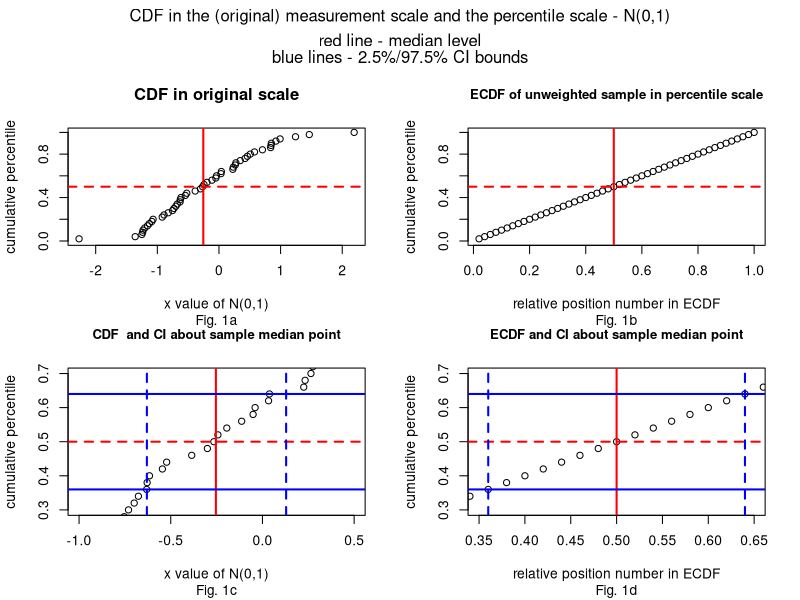
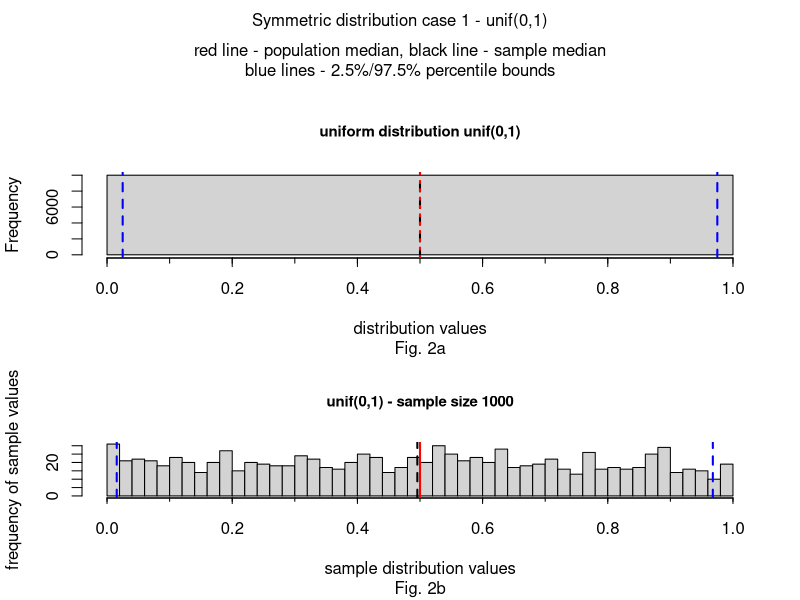
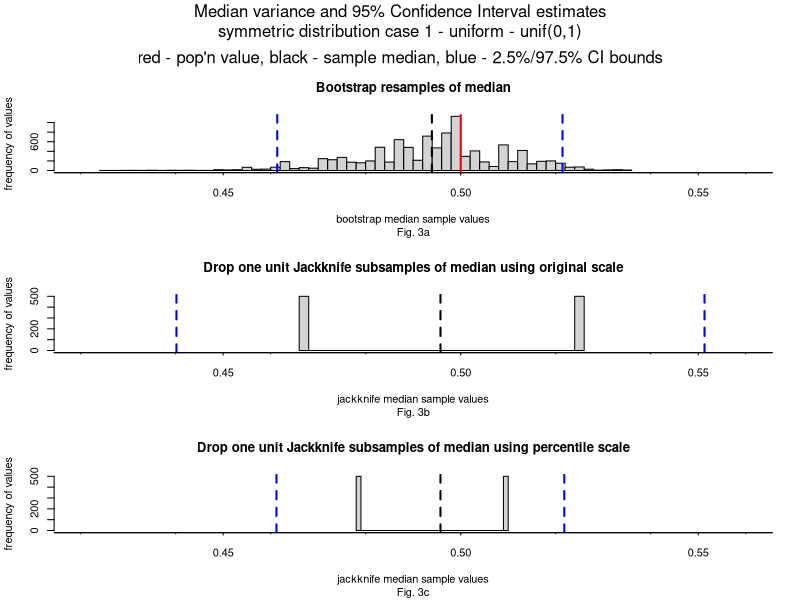
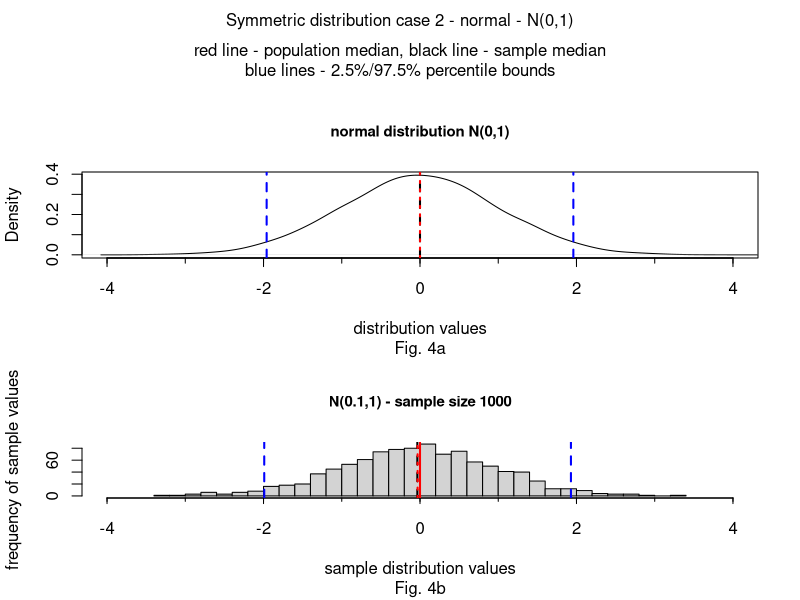
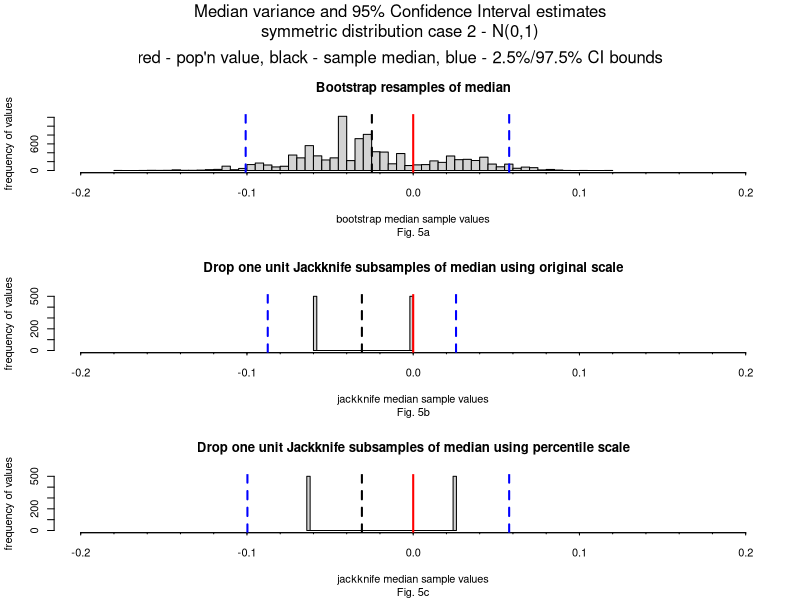
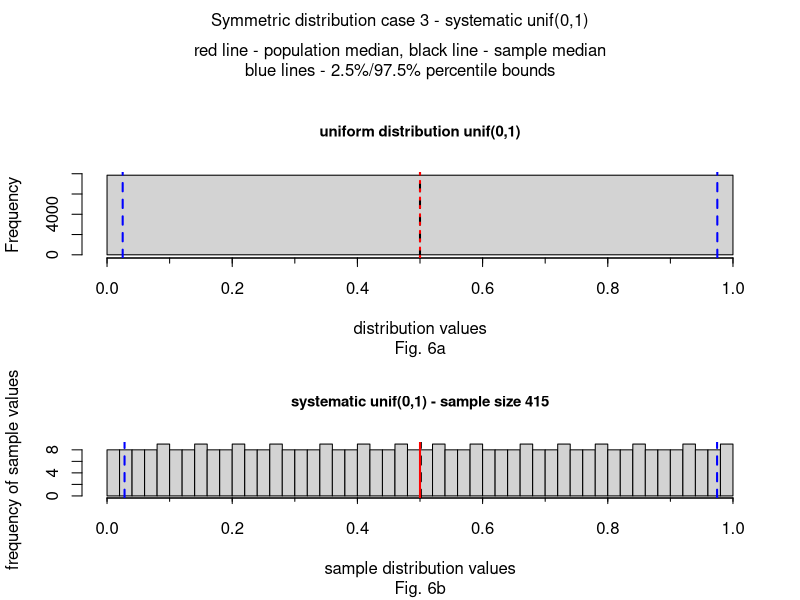
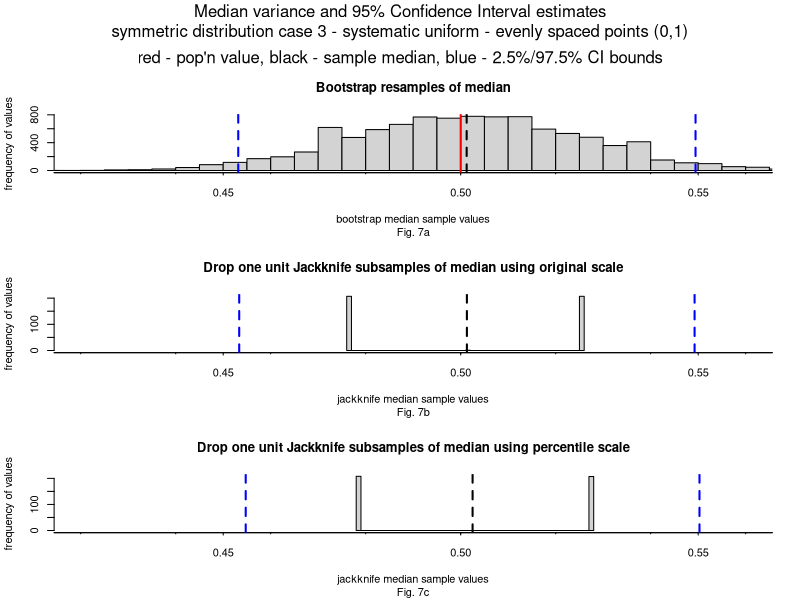
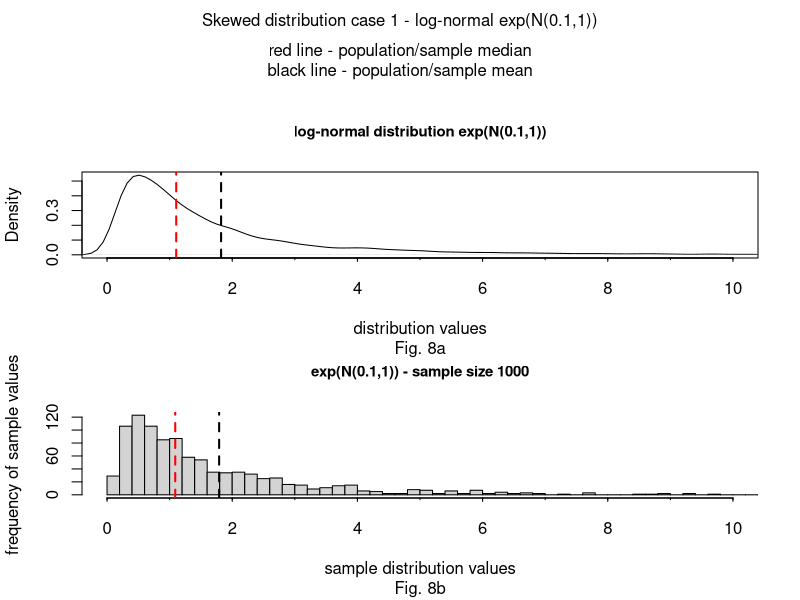

Write the R code that produced these figures, in order.
## ---- chunk 1

set.seed(2618)
samp <- rnorm(50,0,1)
Fn <- ecdf(samp)
yval <- Fn(samp)

setdata <- as.data.frame(cbind(samp,yval))
setdata <- setdata[order(setdata[,"yval"]),]
#length(setdata)
setdata[,3] <- as.vector(c(1:50)/50)
#head(setdata)

colnames(setdata) <- c("orig scale","cdf value","percentscale")

library(boot)
stat <- function(x, i) {median(x[i])}
boot.out <- boot(data = setdata[,1],
                 statistic = stat,
                 R = 10000)
# boot.ci(boot.out)
# print("mean of bootstrap samples")
# mean(boot.out$t)
# median(boot.out$t)
# print("standard error of bootstrap samples")
# sd(boot.out$t)
outboot <- quantile(boot.out$t,probs=c(.025,.15865,.5,.6827,.975))


n <- length(samp)
theta <- median(samp)
jkinv <- sapply(1 : n,
             function(i) {Fn <- ecdf(samp[-i]);
                             Fn(theta)}
)

thetaBarinv <- mean(jkinv)
jkexpinv <- (jkinv-thetaBarinv)*sqrt(n)+thetaBarinv
jkexpandinv <- quantile(samp,jkexpinv) 
#head(jkexpandinv)
biasEstinv <- (n - 1) * (thetaBarinv - theta)
seEstinv <- sqrt((n - 1) * mean((jkinv - thetaBarinv)^2))


par(mfrow=c(2,2))
par(fig=c(0,0.5,0.45,0.9))

plot(y=yval,x=samp,ylim=c(0,1),main="CDF in original scale",xlab="x value of N(0,1)",ylab="cumulative percentile",sub="Fig. 1a")
abline(h=0.5,col="red",lwd=2,lty=2)
abline(v=median(samp),col="red",lwd=2,lty=1)


par(fig=c(0.5,1,0.45,0.9), new=TRUE)
plot(y=setdata[,"cdf value"],x=setdata[,"percentscale"],ylim=c(0,1),main="ECDF of unweighted sample in percentile scale",xlab="relative position number in ECDF",ylab="cumulative percentile",cex.main=0.95,sub="Fig. 1b")
abline(h=0.5,col="red",lwd=2,lty=2)
abline(v=0.5,col="red",lwd=2,lty=1)


par(fig=c(0,0.5,0,0.5), new=TRUE)

plot(y=yval,x=samp,xlim=c(-1,.5),ylim=c(.3,.7),main="CDF  and CI about sample median point",xlab="x value of N(0,1)",ylab="cumulative percentile",cex.main=0.95,sub="Fig. 1c")
abline(h=0.5,col="red",lwd=2,lty=2)
abline(v=median(samp),col="red",lwd=2,lty=1)
abline(v=outboot[1],col="blue",lwd=2,lty=2)
abline(v=outboot[5],col="blue",lwd=2,lty=2)
Fn <- ecdf(samp)
abline(h=Fn(outboot[1]),col="blue",lwd=2,lty=1)
abline(h=Fn(outboot[5]),col="blue",lwd=2,lty=1)

par(fig=c(0.5,1,0,0.5), new=TRUE)
plot(y=setdata[,"cdf value"],x=setdata[,"percentscale"],xlim=c(.35,.65),ylim=c(.3,.7),main="ECDF and CI about sample median point",xlab="relative position number in ECDF",ylab="cumulative percentile",cex.main=0.95,sub="Fig. 1d")
abline(h=0.5,col="red",lwd=2,lty=2)
abline(v=0.5,col="red",lwd=2,lty=1)
abline(v=0.5-1.96*seEstinv,col="blue",lwd=2,lty=2)
abline(v=0.5+1.96*seEstinv,col="blue",lwd=2,lty=2)
abline(h=0.5-1.96*seEstinv,col="blue",lwd=2,lty=1)
abline(h=0.5+1.96*seEstinv,col="blue",lwd=2,lty=1)


mtext("CDF in the (original) measurement scale and the percentile scale - N(0,1)", side=3, outer=TRUE, line=-1.5)
mtext("red line - median level", side=3, outer=TRUE, line=-3)
mtext("blue lines - 2.5%/97.5% CI bounds", side=3, outer=TRUE, line=-4)

## ---- chunk 2

setwd("d:/courses/research/variance")

# small sample size 1000 
set.seed(971)
symm <- runif(1000,0,1)

library(boot)
stat <- function(x, i) {median(x[i])}
boot.out <- boot(data = symm,
                 statistic = stat,
                 R = 10000)
boot.ci(boot.out)
print("mean of bootstrap samples")
mean(boot.out$t)
print("standard error of bootstrap samples")
sd(boot.out$t)
outboot <- quantile(boot.out$t,probs=c(.025,.15865,.5,.6827,.975))




par(mfrow=c(2,1))
par(fig=c(0,1,0.4,0.85))

#large sample size
set.seed(92513)
symmdist <- runif(10000,0,1)
hist(symmdist,breaks=1,xlim=c(0,1),main="uniform distribution unif(0,1)",xaxt="n",sub="Fig. 2a",xlab="distribution values",cex.main=0.9)
axis(1, at=seq(0,1,.1), label=F, tick=T, tck=-.06)
axis(1, at=seq(0,1,.2), tck=-.1)

abline(v=0.5,col="black",lwd=2,lty=2)
abline(v=0.5,col="red",lwd=2,lty=3)
abline(v=0.025,col="blue",lwd=2,lty=2)
abline(v=0.975,col="blue",lwd=2,lty=2)

par(fig=c(0,1,0,0.4), new=TRUE)

hist(symm,breaks=40,xlim=c(0,1),main="unif(0,1) - sample size 1000",xaxt="n",sub="Fig. 2b",xlab="sample distribution values",ylab="frequency of sample values",cex.main=0.9)
meannormsamp <- mean(symm)
mednormsamp <- median(symm)
axis(1, at=seq(0,1,.1), label=F, tick=T, tck=-.06)
axis(1, at=seq(0,1,.2), tck=-.1)
abline(v=mednormsamp,col="black",lwd=2,lty=2)
abline(v=0.5,col="red",lwd=2,lty=1)
abline(v=quantile(symm,probs=c(.025)),col="blue",lwd=2,lty=2)
abline(v=quantile(symm,probs=c(.975)),col="blue",lwd=2,lty=2)

mtext("Symmetric distribution case 1 - unif(0,1)", side=3, outer=TRUE, line=-1.5)
mtext("red line - population median, black line - sample median", side=3, outer=TRUE, line=-3)
mtext("blue lines - 2.5%/97.5% percentile bounds", side=3, outer=TRUE, line=-4)




# jackknife calculations in original scale of observations


n <- length(symm)
theta <- median(symm)
jk <- sapply(1 : n,
             function(i) median(symm[-i])
)
thetaBar <- mean(jk)
jkexpand <- (jk-thetaBar)*sqrt(n)+thetaBar
biasEst <- (n - 1) * (thetaBar - theta)
seEst <- sqrt((n - 1) * mean((jk - thetaBar)^2))
print("jackknife median estimate using calculations in original scale")
thetaBar
print("jackknife median CI lower bound using calculations in original scale")
thetaBar-1.96*seEst
print("jackknife median CI upper bound using calculations in original scale")
thetaBar+1.96*seEst



# jackknife calculations in percentile scale and then backtransforming results to observed scale 


n <- length(symm)
theta <- median(symm)
jkinv <- sapply(1 : n,
             function(i) {Fn <- ecdf(symm[-i]);
                             Fn(theta)}
)
#head(jkinv)

thetaBarinv <- mean(jkinv)
jkexpinv <- (jkinv-thetaBarinv)*sqrt(n)+thetaBarinv
jkexpandinv <- quantile(symm,jkexpinv) 
#head(jkexpandinv)
biasEstinv <- (n - 1) * (thetaBarinv - theta)
seEstinv <- sqrt((n - 1) * mean((jkinv - thetaBarinv)^2))

print("")
print("jackknife median estimate using calculations in percentile scale")
print("and then backtransformed to original scale")
quantile(symm,thetaBarinv)
print("jackknife median estimate lower bound using calculations in ")
print("percentile scale and then backtransformed to original scale")
quantile(symm,thetaBarinv-1.96*seEstinv)
print("jackknife median estimate upper bound using calculations in ")
print("percentile scale and then backtransformed to original scale")
quantile(symm,thetaBarinv+1.96*seEstinv)


par(mfrow=c(3,1))
par(fig=c(0,1,0.6,0.9))

hist(boot.out$t,breaks=60,xlim=c(.42,.56),main="Bootstrap resamples of median",xaxt="n",sub="Fig. 3a",xlab="bootstrap median sample values",ylab="frequency of values",)
medianest <- mean(boot.out$t)
axis(1, at=seq(.4,.6,.02), label=F, tick=T, tck=-.02)
axis(1, at=seq(.4,.6,.05), tck=-.04)
abline(v=medianest,col="black",lwd=2,lty=2)
abline(v=0.5,col="red",lwd=2,lty=1)
abline(v=outboot[1],col="blue",lwd=2,lty=2)
abline(v=outboot[5],col="blue",lwd=2,lty=2)


par(fig=c(0,1,0.3,0.6), new=TRUE)
hist(jkexpand,breaks=40,xlim=c(.42,.56),main="Drop one unit Jackknife subsamples of median using original scale",xaxt="n",sub="Fig. 3b",xlab="jackknife median sample values",ylab="frequency of values",)
 
axis(1, at=seq(.4,.6,.02), label=F, tick=T, tck=-.02)
axis(1, at=seq(.4,.6,.05), tck=-.04)
abline(v=thetaBar,col="black",lwd=2,lty=2)
abline(v=0,col="red",lwd=2,lty=1)
abline(v=thetaBar-1.96*seEst,col="blue",lwd=2,lty=2)
abline(v=thetaBar+1.96*seEst,col="blue",lwd=2,lty=2)



par(fig=c(0,1,0,0.3), new=TRUE)
hist(jkexpandinv,breaks=40,xlim=c(.42,.56),main="Drop one unit Jackknife subsamples of median using percentile scale",xaxt="n",sub="Fig. 3c",xlab="jackknife median sample values",ylab="frequency of values",)
 
axis(1, at=seq(.4,.6,.02), label=F, tick=T, tck=-.02)
axis(1, at=seq(.4,.6,.05), tck=-.04)
abline(v=quantile(symm,thetaBarinv),col="black",lwd=2,lty=2)
abline(v=0,col="red",lwd=2,lty=1)
abline(v=quantile(symm,thetaBarinv-1.96*seEstinv),col="blue",lwd=2,lty=2)
abline(v=quantile(symm,thetaBarinv+1.96*seEstinv),col="blue",lwd=2,lty=2)

mtext("Median variance and 95% Confidence Interval estimates", side=3, outer=TRUE, line=-1.5)
mtext("symmetric distribution case 1 - uniform - unif(0,1)", side=3, outer=TRUE, line=-3)
mtext("red - pop'n value, black - sample median, blue - 2.5%/97.5% CI bounds", side=3, outer=TRUE, line=-5)

## ---- chunk 3
setwd("d:/courses/research/variance")

par(mfrow=c(2,1))
par(fig=c(0,1,0.4,0.85))

#large sample size
set.seed(92513)
symm <- rnorm(10000,0,1)
plot(density(symm,bw=.2),xlim=c(-4,4),main="normal distribution N(0,1)",xaxt="n",sub="Fig. 4a",xlab="distribution values",cex.main=0.9)
axis(1, at=seq(-4,4), label=F, tick=T, tck=-.06)
axis(1, at=seq(-4,4,2), tck=-.1)

abline(v=0,col="black",lwd=2,lty=2)
abline(v=0,col="red",lwd=2,lty=3)
abline(v=0-1.96*1,col="blue",lwd=2,lty=2)
abline(v=0+1.96*1,col="blue",lwd=2,lty=2)

# small sample size 1000 
set.seed(971)
symm <- rnorm(1000,0,1)
par(fig=c(0,1,0,0.4), new=TRUE)

hist(symm,breaks=40,xlim=c(-4,4),main="N(0.1,1) - sample size 1000",xaxt="n",sub="Fig. 4b",xlab="sample distribution values",ylab="frequency of sample values",cex.main=0.9)
meannormsamp <- mean(symm)
mednormsamp <- median(symm)
axis(1, at=seq(-4,4), label=F, tick=T, tck=-.06)
axis(1, at=seq(-4,4,2), tck=-.1)
abline(v=meannormsamp,col="black",lwd=2,lty=2)
abline(v=mednormsamp,col="red",lwd=2,lty=3)
abline(v=0,col="red",lwd=2,lty=1)
abline(v=mednormsamp-1.96*1,col="blue",lwd=2,lty=2)
abline(v=mednormsamp+1.96*1,col="blue",lwd=2,lty=2)

mtext("Symmetric distribution case 2 - normal - N(0,1)", side=3, outer=TRUE, line=-1.5)
mtext("red line - population median, black line - sample median", side=3, outer=TRUE, line=-3)
mtext("blue lines - 2.5%/97.5% percentile bounds", side=3, outer=TRUE, line=-4)

## ---- chunk 4

library(boot)
stat <- function(x, i) {median(x[i])}
boot.out <- boot(data = symm,
                 statistic = stat,
                 R = 10000)
boot.ci(boot.out)
 mean(boot.out$t)
 sd(boot.out$t)
outboot <- quantile(boot.out$t,probs=c(.025,.15865,.5,.6827,.975))
#outboot

par(mfrow=c(3,1))
par(fig=c(0,1,0.6,0.9))

hist(boot.out$t,breaks=60,xlim=c(-.2,.2),main="Bootstrap resamples of median",xaxt="n",sub="Fig. 5a",xlab="bootstrap median sample values",ylab="frequency of values",)
medianest <- mean(boot.out$t)
axis(1, at=seq(-.2,.2,.02), label=F, tick=T, tck=-.02)
axis(1, at=seq(-.2,.2,.1), tck=-.04)
abline(v=medianest,col="black",lwd=2,lty=2)
abline(v=0,col="red",lwd=2,lty=1)
abline(v=outboot[1],col="blue",lwd=2,lty=2)
abline(v=outboot[5],col="blue",lwd=2,lty=2)

n <- length(symm)
theta <- median(symm)
jk <- sapply(1 : n,
             function(i) median(symm[-i])
)
thetaBar <- mean(jk)
jkexpand <- (jk-thetaBar)*sqrt(n)+thetaBar
biasEst <- (n - 1) * (thetaBar - theta)
seEst <- sqrt((n - 1) * mean((jk - thetaBar)^2))
print("jackknife estimate based on original scale")
thetaBar
thetaBar-1.96*seEst
thetaBar+1.96*seEst

par(fig=c(0,1,0.3,0.6), new=TRUE)
hist(jkexpand,breaks=40,xlim=c(-.2,.2),main="Drop one unit Jackknife subsamples of median using original scale",xaxt="n",sub="Fig. 5b",xlab="jackknife median sample values",ylab="frequency of values",)
 
axis(1, at=seq(-.2,.2,.02), label=F, tick=T, tck=-.02)
axis(1, at=seq(-.2,.2,.1), tck=-.04)
abline(v=thetaBar,col="black",lwd=2,lty=2)
abline(v=0,col="red",lwd=2,lty=1)
abline(v=thetaBar-1.96*seEst,col="blue",lwd=2,lty=2)
abline(v=thetaBar+1.96*seEst,col="blue",lwd=2,lty=2)


n <- length(symm)
theta <- median(symm)
jkinv <- sapply(1 : n,
             function(i) {Fn <- ecdf(symm[-i]);
                             Fn(theta)}
)
#head(jkinv)

thetaBar <- mean(jkinv)
#thetaBar
jkexpinv <- (jkinv-thetaBar)*sqrt(n)+thetaBar
jkexpand <- quantile(symm,jkexpinv) 
#head(jkexpand)
biasEst <- (n - 1) * (thetaBar - theta)
seEst <- sqrt((n - 1) * mean((jkinv - thetaBar)^2))
print("jackknife estimates based on percentile scale")
quantile(symm,thetaBar)
quantile(symm,thetaBar-1.96*seEst)
quantile(symm,thetaBar+1.96*seEst)

par(fig=c(0,1,0,0.3), new=TRUE)
hist(jkexpand,breaks=40,xlim=c(-.2,.2),main="Drop one unit Jackknife subsamples of median using percentile scale",xaxt="n",sub="Fig. 5c",xlab="jackknife median sample values",ylab="frequency of values",)
 
axis(1, at=seq(-.2,.2,.02), label=F, tick=T, tck=-.02)
axis(1, at=seq(-.2,.2,.1), tck=-.04)
abline(v=quantile(symm,thetaBar),col="black",lwd=2,lty=2)
abline(v=0,col="red",lwd=2,lty=1)
abline(v=quantile(symm,thetaBar-1.96*seEst),col="blue",lwd=2,lty=2)
abline(v=quantile(symm,thetaBar+1.96*seEst),col="blue",lwd=2,lty=2)

mtext("Median variance and 95% Confidence Interval estimates", side=3, outer=TRUE, line=-1.5)
mtext("symmetric distribution case 2 - N(0,1)", side=3, outer=TRUE, line=-3)
mtext("red - pop'n value, black - sample median, blue - 2.5%/97.5% CI bounds", side=3, outer=TRUE, line=-5)

## ---- chunk 5

setwd("d:/courses/research/variance")

# small sample size random between 300-1000
set.seed(6971)
symmstart <- runif(1,0.001,.0033333)
symmskip <- runif(1,0.001,.0033333)
symm <- seq(symmstart,1,symmskip)
#symm

library(boot)
stat <- function(x, i) {median(x[i])}
boot.out <- boot(data = symm,
                 statistic = stat,
                 R = 10000)
boot.ci(boot.out)
print("mean of bootstrap samples")
mean(boot.out$t)
print("standard error of bootstrap samples")
sd(boot.out$t)
outboot <- quantile(boot.out$t,probs=c(.025,.15865,.5,.6827,.975))




par(mfrow=c(2,1))
par(fig=c(0,1,0.4,0.85))

#large sample size using sample size between 6000-20000
set.seed(513)
symmdiststart <- runif(1,0.001,.0033333)/20
symmdistskip <- runif(1,0.001,.0033333)/20
symmdist <- seq(symmdiststart,1,symmdistskip)
hist(symmdist,breaks=1,xlim=c(0,1),main="uniform distribution unif(0,1)",xaxt="n",sub="Fig. 6a",xlab="distribution values",cex.main=0.9)
axis(1, at=seq(0,1,.1), label=F, tick=T, tck=-.06)
axis(1, at=seq(0,1,.2), tck=-.1)

abline(v=0.5,col="black",lwd=2,lty=2)
abline(v=0.5,col="red",lwd=2,lty=3)
abline(v=0.025,col="blue",lwd=2,lty=2)
abline(v=0.975,col="blue",lwd=2,lty=2)

par(fig=c(0,1,0,0.4), new=TRUE)

hist(symm,breaks=60,xlim=c(0,1),main="systematic unif(0,1) - sample size 415",xaxt="n",sub="Fig. 6b",xlab="sample distribution values",ylab="frequency of sample values",cex.main=0.9)
meannormsamp <- mean(symm)
mednormsamp <- median(symm)
axis(1, at=seq(0,1,.1), label=F, tick=T, tck=-.06)
axis(1, at=seq(0,1,.2), tck=-.1)
abline(v=mednormsamp,col="black",lwd=2,lty=2)
abline(v=0.5,col="red",lwd=2,lty=1)
abline(v=quantile(symm,probs=c(.025)),col="blue",lwd=2,lty=2)
abline(v=quantile(symm,probs=c(.975)),col="blue",lwd=2,lty=2)

mtext("Symmetric distribution case 3 - systematic unif(0,1)", side=3, outer=TRUE, line=-1.5)
mtext("red line - population median, black line - sample median", side=3, outer=TRUE, line=-3)
mtext("blue lines - 2.5%/97.5% percentile bounds", side=3, outer=TRUE, line=-4)




# jackknife calculations in original scale of observations


n <- length(symm)
theta <- median(symm)
jk <- sapply(1 : n,
             function(i) median(symm[-i])
)
thetaBar <- mean(jk)
jkexpand <- (jk-thetaBar)*sqrt(n)+thetaBar
biasEst <- (n - 1) * (thetaBar - theta)
seEst <- sqrt((n - 1) * mean((jk - thetaBar)^2))
print("jackknife median estimate using calculations in original scale")
thetaBar
print("jackknife median CI lower bound using calculations in original scale")
thetaBar-1.96*seEst
print("jackknife median CI upper bound using calculations in original scale")
thetaBar+1.96*seEst



# jackknife calculations in percentile scale and then backtransforming results to observed scale 


n <- length(symm)
theta <- median(symm)
jkinv <- sapply(1 : n,
             function(i) {Fn <- ecdf(symm[-i]);
                             Fn(theta)}
)
#head(jkinv)

thetaBarinv <- mean(jkinv)
jkexpinv <- (jkinv-thetaBarinv)*sqrt(n)+thetaBarinv
jkexpandinv <- quantile(symm,jkexpinv) 
#head(jkexpandinv)
biasEstinv <- (n - 1) * (thetaBarinv - theta)
seEstinv <- sqrt((n - 1) * mean((jkinv - thetaBarinv)^2))

print("")
print("jackknife median estimate using calculations in percentile scale ")
print("and then backtransformed to original scale")
quantile(symm,thetaBarinv)
print("jackknife median estimate lower bound using calculations in ")
print("percentile scale and then backtransformed to original scale")
quantile(symm,thetaBarinv-1.96*seEstinv)
print("jackknife median estimate upper bound using calculations in ")
print("percentile scale and then backtransformed to original scale")
quantile(symm,thetaBarinv+1.96*seEstinv)


par(mfrow=c(3,1))
par(fig=c(0,1,0.6,0.9))

hist(boot.out$t,breaks=60,xlim=c(.42,.56),main="Bootstrap resamples of median",xaxt="n",sub="Fig. 7a",xlab="bootstrap median sample values",ylab="frequency of values",)
medianest <- mean(boot.out$t)
axis(1, at=seq(.4,.6,.02), label=F, tick=T, tck=-.02)
axis(1, at=seq(.4,.6,.05), tck=-.04)
abline(v=medianest,col="black",lwd=2,lty=2)
abline(v=0.5,col="red",lwd=2,lty=1)
abline(v=outboot[1],col="blue",lwd=2,lty=2)
abline(v=outboot[5],col="blue",lwd=2,lty=2)


par(fig=c(0,1,0.3,0.6), new=TRUE)
hist(jkexpand,breaks=40,xlim=c(.42,.56),main="Drop one unit Jackknife subsamples of median using original scale",xaxt="n",sub="Fig. 7b",xlab="jackknife median sample values",ylab="frequency of values",)
 
axis(1, at=seq(.4,.6,.02), label=F, tick=T, tck=-.02)
axis(1, at=seq(.4,.6,.05), tck=-.04)
abline(v=thetaBar,col="black",lwd=2,lty=2)
abline(v=0,col="red",lwd=2,lty=1)
abline(v=thetaBar-1.96*seEst,col="blue",lwd=2,lty=2)
abline(v=thetaBar+1.96*seEst,col="blue",lwd=2,lty=2)



par(fig=c(0,1,0,0.3), new=TRUE)
hist(jkexpandinv,breaks=40,xlim=c(.42,.56),main="Drop one unit Jackknife subsamples of median using percentile scale",xaxt="n",sub="Fig. 7c",xlab="jackknife median sample values",ylab="frequency of values",)
 
axis(1, at=seq(.4,.6,.02), label=F, tick=T, tck=-.02)
axis(1, at=seq(.4,.6,.05), tck=-.04)
abline(v=quantile(symm,thetaBarinv),col="black",lwd=2,lty=2)
abline(v=0,col="red",lwd=2,lty=1)
abline(v=quantile(symm,thetaBarinv-1.96*seEst),col="blue",lwd=2,lty=2)
abline(v=quantile(symm,thetaBarinv+1.96*seEst),col="blue",lwd=2,lty=2)

mtext("Median variance and 95% Confidence Interval estimates", side=3, outer=TRUE, line=-1.5)
mtext("symmetric distribution case 3 - systematic uniform - evenly spaced points (0,1)", side=3, outer=TRUE, line=-3)
mtext("red - pop'n value, black - sample median, blue - 2.5%/97.5% CI bounds", side=3, outer=TRUE, line=-5)

## ---- chunk 6
setwd("d:/courses/research/variance")

par(mfrow=c(2,1))
par(fig=c(0,1,0.4,0.85))

#large sample size
set.seed(92513)
skewed <- exp(rnorm(10000,0.1,1))
plot(density(skewed,bw=.16),xlim=c(0,10),main="log-normal distribution exp(N(0.1,1))",xaxt="n",sub="Fig. 8a",xlab="distribution values",cex.main=0.9)
axis(1, at=seq(0,10), label=F, tick=T, tck=-.02)
axis(1, at=seq(0,10,2), tck=-.04)

abline(v=exp(0.1),col="red",lwd=2,lty=2)
abline(v=exp(0.1+1/2),col="black",lwd=2,lty=2)

# small sample size 1000 
set.seed(6971)
skewed <- exp(rnorm(1000,0.1,1))
par(fig=c(0,1,0,0.45), new=TRUE)

hist(skewed,breaks=101,xlim=c(0,10),main="exp(N(0.1,1)) - sample size 1000",xaxt="n",sub="Fig. 8b",xlab="sample distribution values",ylab="frequency of sample values",cex.main=0.9)
meanlognormsamp <- mean(sort(skewed))
medlognormsamp <- median(skewed)
axis(1, at=seq(0,10), label=F, tick=T, tck=-.02)
axis(1, at=seq(0,10,2), tck=-.04)
abline(v=meanlognormsamp,col="black",lwd=2,lty=2)
abline(v=medlognormsamp,col="red",lwd=2,lty=2)

mtext("Skewed distribution case 1 - log-normal exp(N(0.1,1))", side=3, outer=TRUE, line=-1.5)
mtext("red line - population/sample median", side=3, outer=TRUE, line=-3)
mtext("black line - population/sample mean", side=3, outer=TRUE, line=-4)

## ---- chunk 7


library(boot)
stat <- function(x, i) {median(x[i])}
boot.out <- boot(data = skewed,
                 statistic = stat,
                 R = 10000)
boot.ci(boot.out)
mean(boot.out$t)
sd(boot.out$t)
outboot <- quantile(boot.out$t,probs=c(.025,.15865,.5,.6827,.975))
outboot

par(mfrow=c(3,1))
par(fig=c(0,1,0.6,0.9))
hist(boot.out$t,breaks=70,xlim=c(0.95,1.3),main="Bootstrap resamples of median",xaxt="n",sub="Fig. 9a",xlab="bootstrap median sample values",ylab="frequency of values",)
medianest <- mean(boot.out$t)
axis(1, at=seq(0.9,1.3,.1), label=F, tick=T, tck=-.05)
axis(1, at=seq(0.8,1.3,.1), tck=-.1)
abline(v=medianest,col="black",lwd=2,lty=2)
abline(v=exp(0.1),col="red",lwd=2,lty=1)
abline(v=outboot[1],col="blue",lwd=2,lty=2)
abline(v=outboot[5],col="blue",lwd=2,lty=2)


n <- length(skewed)
theta <- median(skewed)
jk <- sapply(1 : n,
             function(i) median(skewed[-i])
)
thetaBar <- mean(jk)
jkexpand <- (jk-thetaBar)*sqrt(n)+thetaBar
biasEst <- (n - 1) * (thetaBar - theta)
seEst <- sqrt((n - 1) * mean((jk - thetaBar)^2))
print("Jackknife estimates using original scale")
thetaBar
thetaBar-1.96*seEst
thetaBar+1.96*seEst

par(fig=c(0,1,0.3,0.6), new=TRUE)
hist(jkexpand,breaks=70,xlim=c(0.95,1.3),main="Drop one unit Jackknife subsamples of median using original scale",xaxt="n",sub="Fig. 9b",xlab="jackknife median sample values",ylab="frequency of values",)
 
axis(1, at=seq(0.9,1.3,.1), label=F, tick=T, tck=-.05)
axis(1, at=seq(0.8,1.3,.1), tck=-.1)
abline(v=thetaBar,col="black",lwd=2,lty=2)
abline(v=exp(0.1),col="red",lwd=2,lty=1)
abline(v=thetaBar-1.96*seEst,col="blue",lwd=2,lty=2)
abline(v=thetaBar+1.96*seEst,col="blue",lwd=2,lty=2)


n <- length(skewed)
theta <- median(skewed)
jkinv <- sapply(1 : n,
             function(i) {Fn <- ecdf(skewed[-i]);
                             Fn(theta)}
)
#head(jkinv)

thetaBar <- mean(jkinv)
#thetaBar
jkexpinv <- (jkinv-thetaBar)*sqrt(n)+thetaBar
jkexpand <- quantile(skewed,jkexpinv) 
#head(jkexpand)
biasEst <- (n - 1) * (thetaBar - theta)
seEst <- sqrt((n - 1) * mean((jkinv - thetaBar)^2))

print("Jackknife estimates using percentile scale and backtransformed")
quantile(skewed,thetaBar)
quantile(skewed,thetaBar-1.96*seEst)
quantile(skewed,thetaBar+1.96*seEst)

par(fig=c(0,1,0,0.3), new=TRUE)
hist(jkexpand,breaks=70,xlim=c(0.95,1.3),main="Drop one unit Jackknife subsamples of median using percentile scale",xaxt="n",sub="Fig. 9c",xlab="jackknife median sample values",ylab="frequency of values",)
 
axis(1, at=seq(0.9,1.3,.1), label=F, tick=T, tck=-.05)
axis(1, at=seq(0.8,1.3,.1), tck=-.1)
abline(v=quantile(skewed,thetaBar),col="black",lwd=2,lty=2)
abline(v=exp(0.1),col="red",lwd=2,lty=1)
abline(v=quantile(skewed,thetaBar-1.96*seEst),col="blue",lwd=2,lty=2)
abline(v=quantile(skewed,thetaBar+1.96*seEst),col="blue",lwd=2,lty=2)

mtext("Median variance and 95% Confidence Interval estimates", side=3, outer=TRUE, line=-1.5)
mtext("Skewed distribution case 1 - log-normal exp(N(0.1,1))", side=3, outer=TRUE, line=-3)
mtext("red - pop'n value, black - sample median, blue - 2.5%/97.5% CI bounds", side=3, outer=TRUE, line=-5)

## ---- chunk 8
setwd("d:/courses/research/variance")

par(mfrow=c(2,1))
par(fig=c(0,1,0.4,0.85))

#large sample size
set.seed(13)
waitdur1 <- rnorm(90000,55,5.5)
waitdur2 <- rnorm(180000,80,6)
waitdur <- c(waitdur1,waitdur2)
median_dist <- median(waitdur)
plot(density(waitdur,bw=.44),xlim=c(40,100),main="bivariate normal - 1/3*exp(N(55,5.5)+2/3*exp(N(80,6)))",xaxt="n",sub="Fig. 10a",xlab="distribution values (seconds)",cex.main=0.9)
axis(1, at=seq(40,100,5), label=F, tick=T, tck=-.02)
axis(1, at=seq(40,100,10), tck=-.04)
abline(v=median_dist,col="red",lwd=2,lty=2)
abline(v=1/3*55+2/3*80,col="black",lwd=2,lty=2)

# small sample size 1000 
set.seed(719)
waitdur1 <- rnorm(90,55,5.5)
waitdur2 <- rnorm(180,80,6)
waitdur <- c(waitdur1,waitdur2)
par(fig=c(0,1,0,0.45), new=TRUE)
hist(waitdur,breaks=61,xlim=c(40,100),main="bimodal - sample size 270",xaxt="n",sub="Fig. 10b",xlab="sample distribution values (seconds)",ylab="frequency of sample values",cex.main=0.9)
meanbimodalsamp <- mean(sort(waitdur))
medbimodalsamp <- median(waitdur)
axis(1, at=seq(40,100,5), label=F, tick=T, tck=-.02)
axis(1, at=seq(40,100,10), tck=-.04)
abline(v=meanbimodalsamp,col="black",lwd=2,lty=2)
abline(v=medbimodalsamp,col="red",lwd=2,lty=2)

mtext("Skewed distribution case 2 - weighted bivariate normal", side=3, outer=TRUE, line=-1)
mtext("approximation of old faithful geyser wait duration", side=3, outer=TRUE, line=-2)
mtext("red line - population/sample median", side=3, outer=TRUE, line=-3)
mtext("black line - population/sample mean", side=3, outer=TRUE, line=-4)

## ---- chunk 9


library(boot)
stat <- function(x, i) {median(x[i])}
boot.out <- boot(data = waitdur,
                 statistic = stat,
                 R = 40000)
boot.ci(boot.out)
mean(boot.out$t)
sd(boot.out$t)
outboot <- quantile(boot.out$t,probs=c(.025,.15865,.5,.6827,.975))
outboot

par(mfrow=c(3,1))
par(fig=c(0,1,0.6,0.9))
hist(boot.out$t,breaks=60,xlim=c(74,78),main="Bootstrap resamples of median",xaxt="n",sub="Fig. 11a",xlab="bootstrap median sample values",ylab="frequency of values",)
medianest <- mean(boot.out$t)
axis(1, at=seq(74,78,.1), label=F, tick=T, tck=-.05)
axis(1, at=seq(74,78,.5), tck=-.1)
abline(v=medianest,col="black",lwd=2,lty=2)
abline(v=median_dist,col="red",lwd=2,lty=1)
abline(v=outboot[1],col="blue",lwd=2,lty=2)
abline(v=outboot[5],col="blue",lwd=2,lty=2)


n <- length(waitdur)
theta <- median(waitdur)
jk <- sapply(1 : n,
             function(i) median(waitdur[-i])
)
thetaBar <- mean(jk)
jkexpand <- (jk-thetaBar)*sqrt(n)+thetaBar
biasEst <- (n - 1) * (thetaBar - theta)
seEst <- sqrt((n - 1) * mean((jk - thetaBar)^2))
print("Jackknife estimates using the original scale")
thetaBar
thetaBar-1.96*seEst
thetaBar+1.96*seEst

par(fig=c(0,1,0.3,0.6), new=TRUE)
hist(jkexpand,breaks=60,xlim=c(74,78),main="Drop one unit Jackknife subsamples of median using original scale",xaxt="n",sub="Fig. 11b",xlab="jackknife median sample values",ylab="frequency of values",)
 
axis(1, at=seq(74,78,.1), label=F, tick=T, tck=-.05)
axis(1, at=seq(74,78,.5), tck=-.1)
abline(v=thetaBar,col="black",lwd=2,lty=2)
abline(v=median_dist,col="red",lwd=2,lty=1)
abline(v=thetaBar-1.96*seEst,col="blue",lwd=2,lty=2)
abline(v=thetaBar+1.96*seEst,col="blue",lwd=2,lty=2)


n <- length(waitdur)
theta <- median(waitdur)
jkinv <- sapply(1 : n,
             function(i) {Fn <- ecdf(waitdur[-i]);
                             Fn(theta)}
)
#head(jkinv)

thetaBar <- mean(jkinv)
#thetaBar
jkexpinv <- (jkinv-thetaBar)*sqrt(n)+thetaBar
jkexpand <- quantile(waitdur,jkexpinv) 
#head(jkexpand)
biasEst <- (n - 1) * (thetaBar - theta)
seEst <- sqrt((n - 1) * mean((jkinv - thetaBar)^2))
print("Jackknife estimates using percentile scale and backtransformed")
quantile(waitdur,thetaBar)
quantile(waitdur,thetaBar-1.96*seEst)
quantile(waitdur,thetaBar+1.96*seEst)

par(fig=c(0,1,0,0.3), new=TRUE)
hist(jkexpand,breaks=60,xlim=c(74,78),main="Drop one unit Jackknife subsamples of median using percentile scale",xaxt="n",sub="Fig. 11c",xlab="jackknife median sample values",ylab="frequency of values",)
 
axis(1, at=seq(74,78,.1), label=F, tick=T, tck=-.05)
axis(1, at=seq(74,78,.5), tck=-.1)
abline(v=quantile(waitdur,thetaBar),col="black",lwd=2,lty=2)
abline(v=median_dist,col="red",lwd=2,lty=1)
abline(v=quantile(waitdur,thetaBar-1.96*seEst),col="blue",lwd=2,lty=2)
abline(v=quantile(waitdur,thetaBar+1.96*seEst),col="blue",lwd=2,lty=2)

mtext("Median variance and 95% Confidence Interval estimates", side=3, outer=TRUE, line=-1.5)
mtext("skewed distribution case 2 - weighted bivariate normal", side=3, outer=TRUE, line=-3)
mtext("red - pop'n value, black - sample median, blue - 2.5%/97.5% CI bounds", side=3, outer=TRUE, line=-5)

